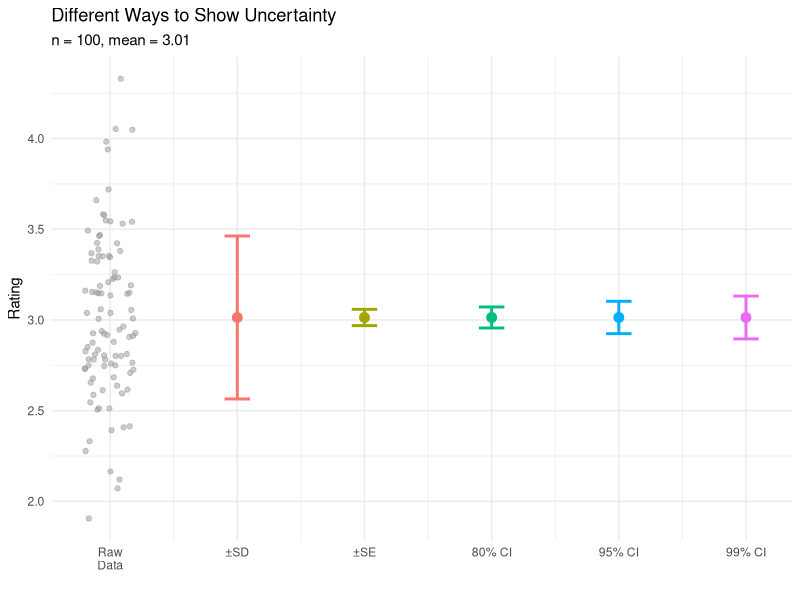
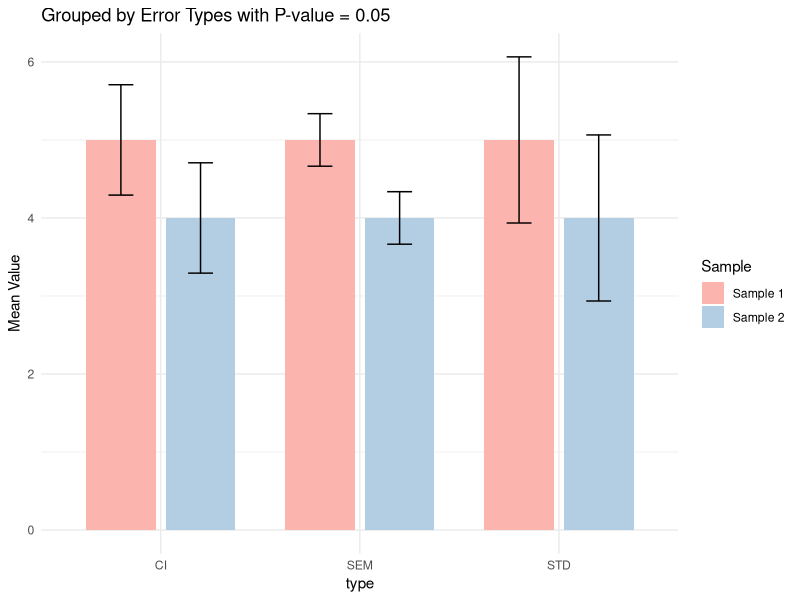

Recreate these plots in R, in order.
## ---- chunk 1
library(dplyr)
library(ggplot2)
set.seed(123) # random seed for reproducibility
## ---- chunk 2
population <- rnorm(100000, mean = 3, sd = 0.5)
one_sample <- sample(population, 100)

# Calculate statistics
stats <- tibble(
  mean = mean(one_sample),
  sd = sd(one_sample),
  n = length(one_sample),
  se = sd / sqrt(n),
  ci80_lower = mean + qt(0.10, n-1) * se,
  ci80_upper = mean + qt(0.90, n-1) * se,
  ci95_lower = mean + qt(0.025, n-1) * se,
  ci95_upper = mean + qt(0.975, n-1) * se,
  ci99_lower = mean + qt(0.005, n-1) * se,
  ci99_upper = mean + qt(0.995, n-1) * se
)

# Create plot data in a clear way
plot_data <- tibble(
  type = c("Raw Data", "±SD", "±SE", "80% CI", "95% CI", "99% CI"),
  x = 1:6,
  y = c(NA, rep(stats$mean, 5)),  # NA for raw data (will use geom_jitter)
  ymin = c(NA, 
           stats$mean - stats$sd,
           stats$mean - stats$se,
           stats$ci80_lower,
           stats$ci95_lower,
           stats$ci99_lower),
  ymax = c(NA,
           stats$mean + stats$sd,
           stats$mean + stats$se,
           stats$ci80_upper,
           stats$ci95_upper,
           stats$ci99_upper)
)
## ---- chunk 3
# Plot
ggplot() +
  # Raw data (only at x=1)
  geom_jitter(data = tibble(x = 1, y = one_sample),
              aes(x = x, y = y),
              width = 0.2, alpha = 0.5, color = "gray60") +
  
  # Error bars (x=2 through 6)
  geom_point(data = filter(plot_data, !is.na(y)),
             aes(x = x, y = y, color = type),
             size = 3) +
  geom_errorbar(data = filter(plot_data, !is.na(y)),
                aes(x = x, y = y, ymin = ymin, ymax = ymax, color = type),
                width = 0.2, linewidth = 1) +
  
  scale_x_continuous(breaks = 1:6,
                     labels = c("Raw\nData", "±SD", "±SE", 
                               "80% CI", "95% CI", "99% CI")) +
  
  labs(title = "Different Ways to Show Uncertainty",
       subtitle = paste0("n = ", stats$n, ", mean = ", round(stats$mean, 2)),
       x = "",
       y = "Rating") +
  
  theme_minimal() +
  theme(legend.position = "none")

## ---- chunk 4
mean1 <- 5
mean2 <- 4
n <- 10
alpha <- 0.05


t_critical <- qt(1 - alpha/2, df=(n-1)*2)  

std_dev_estimated <- abs(mean1 - mean2) / t_critical * sqrt(n/2)

sem1 <- std_dev_estimated / sqrt(n)
sem2 <- std_dev_estimated / sqrt(n)
ci_half_width1 <- t_critical * sem1
ci_half_width2 <- t_critical * sem2


data <- data.frame(
  type = rep(c('STD', 'SEM', 'CI'), each = 2),
  sample = factor(rep(c('Sample 1', 'Sample 2'), 3)),
  mean = c(mean1, mean2, mean1, mean2, mean1, mean2),
  ymin = c(mean1 - std_dev_estimated, mean2 - std_dev_estimated,
           mean1 - sem1, mean2 - sem2,
           mean1 - ci_half_width1, mean2 - ci_half_width2),
  ymax = c(mean1 + std_dev_estimated, mean2 + std_dev_estimated,
           mean1 + sem1, mean2 + sem2,
           mean1 + ci_half_width1, mean2 + ci_half_width2)
)


ggplot(data, aes(x = type, y = mean, fill = sample)) +
  geom_bar(stat = "identity", position = position_dodge(width = 0.8), width = 0.7) +
  geom_errorbar(aes(ymin = ymin, ymax = ymax), position = position_dodge(width = 0.8), width = 0.25) +
  theme_minimal() +
  labs(title = "Grouped by Error Types with P-value = 0.05", y = "Mean Value") +
  scale_fill_brewer(palette = "Pastel1", name = "Sample")
